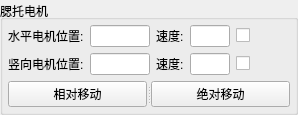
            <widget class="QGroupBox" name="groupBox_3">
             <property name="sizePolicy">
              <sizepolicy hsizetype="Preferred" vsizetype="Preferred">
               <horstretch>0</horstretch>
               <verstretch>0</verstretch>
              </sizepolicy>
             </property>
             <property name="minimumSize">
              <size>
               <width>0</width>
               <height>0</height>
              </size>
             </property>
             <property name="title">
              <string>腮托电机</string>
             </property>
             <property name="alignment">
              <set>Qt::AlignLeading|Qt::AlignLeft|Qt::AlignVCenter</set>
             </property>
             <layout class="QVBoxLayout" name="verticalLayout_6">
              <property name="leftMargin">
               <number>5</number>
              </property>
              <property name="topMargin">
               <number>5</number>
              </property>
              <property name="rightMargin">
               <number>5</number>
              </property>
              <property name="bottomMargin">
               <number>5</number>
              </property>
              <item>
               <layout class="QGridLayout" name="gridLayout_4">
                <item row="1" column="5">
                 <spacer name="horizontalSpacer_11">
                  <property name="orientation">
                   <enum>Qt::Horizontal</enum>
                  </property>
                  <property name="sizeHint" stdset="0">
                   <size>
                    <width>40</width>
                    <height>20</height>
                   </size>
                  </property>
                 </spacer>
                </item>
                <item row="0" column="5">
                 <spacer name="horizontalSpacer_10">
                  <property name="orientation">
                   <enum>Qt::Horizontal</enum>
                  </property>
                  <property name="sizeHint" stdset="0">
                   <size>
                    <width>40</width>
                    <height>20</height>
                   </size>
                  </property>
                 </spacer>
                </item>
                <item row="0" column="0">
                 <widget class="QLabel" name="label">
                  <property name="text">
                   <string>水平电机位置:</string>
                  </property>
                 </widget>
                </item>
                <item row="0" column="3">
                 <widget class="QLineEdit" name="lineEdit_speedChinHoz">
                  <property name="maximumSize">
                   <size>
                    <width>40</width>
                    <height>16777215</height>
                   </size>
                  </property>
                 </widget>
                </item>
                <item row="0" column="2">
                 <widget class="QLabel" name="label_2">
                  <property name="maximumSize">
                   <size>
                    <width>30</width>
                    <height>16777215</height>
                   </size>
                  </property>
                  <property name="text">
                   <string>速度:</string>
                  </property>
                 </widget>
                </item>
                <item row="1" column="1">
                 <widget class="QLineEdit" name="lineEdit_posChinVert">
                  <property name="sizePolicy">
                   <sizepolicy hsizetype="Preferred" vsizetype="Fixed">
                    <horstretch>0</horstretch>
                    <verstretch>0</verstretch>
                   </sizepolicy>
                  </property>
                  <property name="maximumSize">
                   <size>
                    <width>60</width>
                    <height>16777215</height>
                   </size>
                  </property>
                 </widget>
                </item>
                <item row="0" column="1">
                 <widget class="QLineEdit" name="lineEdit_posChinHoz">
                  <property name="sizePolicy">
                   <sizepolicy hsizetype="Preferred" vsizetype="Fixed">
                    <horstretch>0</horstretch>
                    <verstretch>0</verstretch>
                   </sizepolicy>
                  </property>
                  <property name="maximumSize">
                   <size>
                    <width>60</width>
                    <height>16777215</height>
                   </size>
                  </property>
                 </widget>
                </item>
                <item row="1" column="0">
                 <widget class="QLabel" name="label_5">
                  <property name="text">
                   <string>竖向电机位置:</string>
                  </property>
                 </widget>
                </item>
                <item row="1" column="3">
                 <widget class="QLineEdit" name="lineEdit_speedChinVert">
                  <property name="maximumSize">
                   <size>
                    <width>40</width>
                    <height>16777215</height>
                   </size>
                  </property>
                 </widget>
                </item>
                <item row="1" column="2">
                 <widget class="QLabel" name="label_6">
                  <property name="text">
                   <string>速度:</string>
                  </property>
                 </widget>
                </item>
                <item row="1" column="4">
                 <widget class="QCheckBox" name="checkBox_testChinVert">
                  <property name="text">
                   <string/>
                  </property>
                 </widget>
                </item>
                <item row="0" column="4">
                 <widget class="QCheckBox" name="checkBox_testChinHoz">
                  <property name="text">
                   <string/>
                  </property>
                 </widget>
                </item>
               </layout>
              </item>
              <item>
               <widget class="QSplitter" name="splitter_15">
                <property name="orientation">
                 <enum>Qt::Horizontal</enum>
                </property>
                <widget class="QPushButton" name="pushButton_relativeMoveChin">
                 <property name="text">
                  <string>相对移动</string>
                 </property>
                </widget>
                <widget class="QPushButton" name="pushButton_absoluteMoveChin">
                 <property name="text">
                  <string>绝对移动</string>
                 </property>
                </widget>
               </widget>
              </item>
             </layout>
            </widget>
